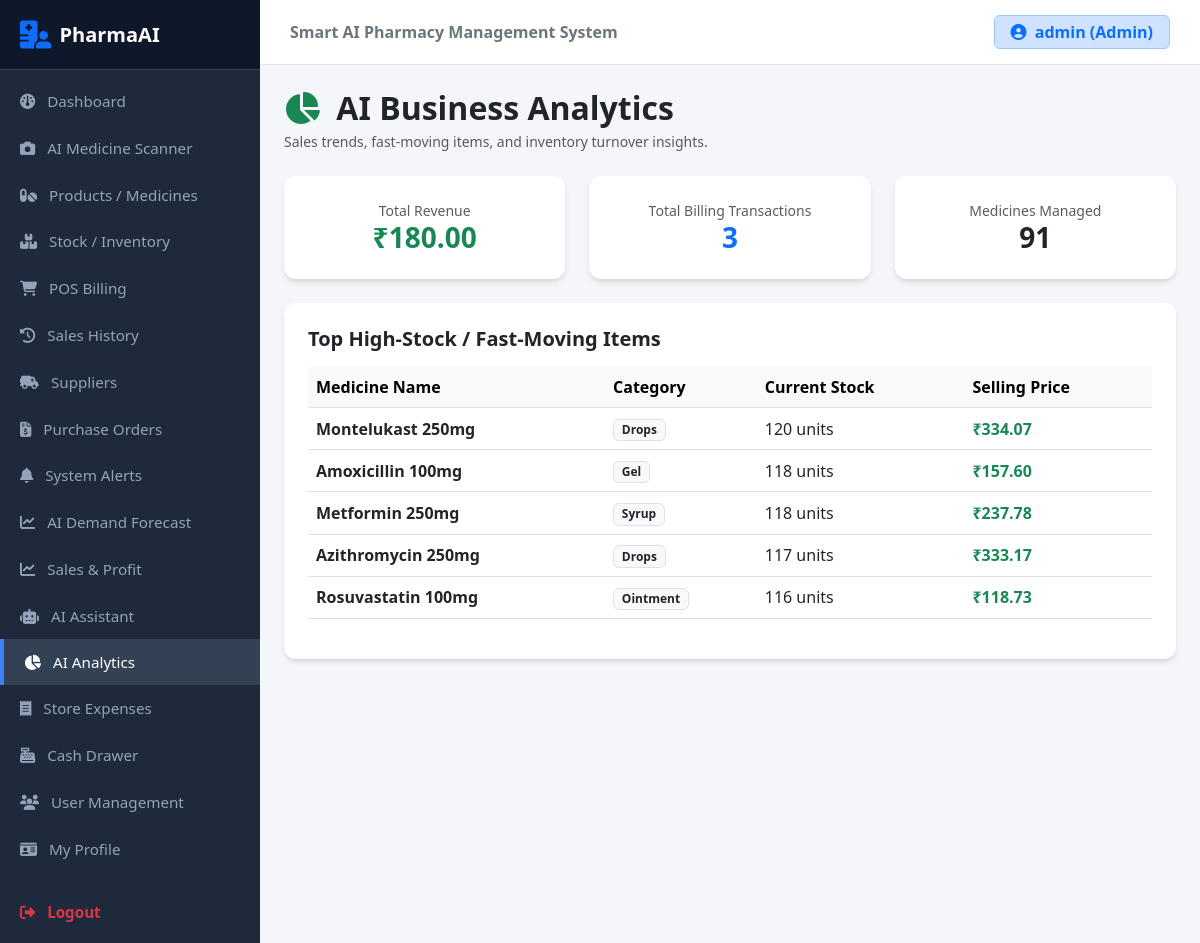
The app's page /analytics (signed in) with its own data.
### models.py (models this page shows, shortened)
class User(UserMixin, db.Model):
    id = db.Column(db.Integer, primary_key=True)
    username = db.Column(db.String(100), unique=True, nullable=False)
    email = db.Column(db.String(120), unique=True, nullable=True)
    password_hash = db.Column(db.String(255), nullable=False)
    role = db.Column(db.String(50), default='Staff')

class Medicine(db.Model):
    id = db.Column(db.Integer, primary_key=True)
    name = db.Column(db.String(150), nullable=False)
    generic_name = db.Column(db.String(150))
    category = db.Column(db.String(100))
    manufacturer = db.Column(db.String(150))
    batch_no = db.Column(db.String(50))
    purchase_price = db.Column(db.Float, default=0.0)
    selling_price = db.Column(db.Float, default=0.0)
    current_stock = db.Column(db.Integer, default=0)
    min_stock = db.Column(db.Integer, default=10)
    expiry_date = db.Column(db.Date, nullable=True)
    image = db.Column(db.String(255), nullable=True)  # Added Image Field
    supplier_id = db.Column(db.Integer, db.ForeignKey('supplier.id'), nullable=True)
    batches = db.relationship('Batch', backref='medicine', lazy=True)
    sale_items = db.relationship('SaleItem', backref='medicine', lazy=True)

### app.py (the view)
@app.route('/analytics')
@login_required
def analytics():
    total_sales = db.session.query(db.func.sum(Sale.total_amount)).scalar() or 0.0
    total_orders = Sale.query.count()
    medicines_count = Medicine.query.count()
    fast_moving = Medicine.query.order_by(Medicine.current_stock.desc()).limit(5).all()
    return render_template(
        'analytics.html',
        total_sales=total_sales,
        total_orders=total_orders,
        medicines_count=medicines_count,
        fast_moving=fast_moving
    )

### app.py (called while the page is built)
@login_manager.user_loader
def load_user(user_id):
    return User.query.get(int(user_id))

### templates/analytics.html (shortened to what this page needs)
{% extends "base.html" %}
{% block content %}
<div class="mb-4">
    <h2 class="fw-bold text-dark mb-1"><i class="fa-solid fa-chart-pie text-success me-2"></i> AI Business Analytics</h2>
    <p class="text-muted small mb-0">Sales trends, fast-moving items, and inventory turnover insights.</p>
</div>
<div class="row g-4 mb-4">
    <div class="col-md-4">
        <div class="card card-custom bg-white p-4 text-center">
            <span class="text-muted small">Total Revenue</span>
            <h3 class="fw-bold text-success mb-0">₹{{ "%.2f"|format(total_sales) }}</h3>
        </div>
    </div>
    <div class="col-md-4">
        <div class="card card-custom bg-white p-4 text-center">
            <span class="text-muted small">Total Billing Transactions</span>
            <h3 class="fw-bold text-primary mb-0">{{ total_orders }}</h3>
        </div>
    </div>
    <div class="col-md-4">
        <div class="card card-custom bg-white p-4 text-center">
            <span class="text-muted small">Medicines Managed</span>
            <h3 class="fw-bold text-dark mb-0">{{ medicines_count }}</h3>
        </div>
    </div>
</div>
<div class="card card-custom bg-white p-4">
    <h5 class="fw-bold mb-3">Top High-Stock / Fast-Moving Items</h5>
    <div class="table-responsive">
        <table class="table align-middle">
            <thead class="table-light">
                <tr>
                    <th>Medicine Name</th>
                    <th>Category</th>
                    <th>Current Stock</th>
                    <th>Selling Price</th>
                </tr>
            </thead>
            <tbody>
                {% for med in fast_moving %}
                <tr>
                    <td><strong>{{ med.name }}</strong></td>
                    <td><span class="badge bg-light text-dark border">{{ med.category or 'General' }}</span></td>
                    <td>{{ med.current_stock }} units</td>
                    <td class="fw-bold text-success">₹{{ "%.2f"|format(med.selling_price) }}</td>
                </tr>
                {% endfor %}
            </tbody>
        </table>
    </div>
</div>
{% endblock %}

### templates/base.html (shortened to what this page needs)
<!DOCTYPE html>
<html lang="en">
<head>
    <link href="https://cdn.jsdelivr.net/npm/bootstrap@5.3.0/dist/css/bootstrap.min.css" rel="stylesheet">
    <link rel="stylesheet" href="https://cdnjs.cloudflare.com/ajax/libs/font-awesome/6.4.0/css/all.min.css">
</head>
<body>
<div class="d-flex">
    <nav id="sidebar">
        <div class="logo-details">
            <i class="fa-solid fa-hospital-user text-primary fs-3 me-2"></i>
            <span class="fs-5 fw-bold text-white">PharmaAI</span>
        </div>
        <div class="list-group list-group-flush py-2">
            <a href="{{ url_for('dashboard') }}" class="list-group-item list-group-item-action bg-transparent">
                <i class="fa-solid fa-gauge me-2"></i> Dashboard
            </a>
            <a href="{{ url_for('scanner') }}" class="list-group-item list-group-item-action bg-transparent">
                <i class="fa-solid fa-camera me-2"></i> AI Medicine Scanner
            </a>
            <a href="{{ url_for('products') }}" class="list-group-item list-group-item-action bg-transparent">
                <i class="fa-solid fa-pills me-2"></i> Products / Medicines
            </a>
            <a href="{{ url_for('inventory') }}" class="list-group-item list-group-item-action bg-transparent">
                <i class="fa-solid fa-boxes-stacked me-2"></i> Stock / Inventory
            </a>
            <a href="{{ url_for('pos') }}" class="list-group-item list-group-item-action bg-transparent">
                <i class="fa-solid fa-cart-shopping me-2"></i> POS Billing
            </a>
            <a href="{{ url_for('sales_history') }}" class="list-group-item list-group-item-action bg-transparent">
                <i class="fa-solid fa-clock-rotate-left me-2"></i> Sales History
            </a>
            <a href="{{ url_for('suppliers') }}" class="list-group-item list-group-item-action bg-transparent">
                <i class="fa-solid fa-truck-field me-2"></i> Suppliers
            </a>
            <a href="{{ url_for('purchase_orders') }}" class="list-group-item list-group-item-action bg-transparent">
                <i class="fa-solid fa-file-invoice-dollar me-2"></i> Purchase Orders
            </a>
            <a href="{{ url_for('alerts') }}" class="list-group-item list-group-item-action bg-transparent">
                <i class="fa-solid fa-bell me-2"></i> System Alerts
            </a>
            <a href="{{ url_for('forecast') }}" class="list-group-item list-group-item-action bg-transparent">
                <i class="fa-solid fa-chart-line me-2"></i> AI Demand Forecast
            </a>
            <a href="{{ url_for('sales_profit') }}" class="list-group-item list-group-item-action bg-transparent"><i class="fa-solid fa-chart-line me-2"></i> Sales & Profit</a>
            <a href="{{ url_for('assistant') }}" class="list-group-item list-group-item-action bg-transparent"><i class="fa-solid fa-robot me-2"></i> AI Assistant</a>
            <a href="{{ url_for('analytics') }}" class="list-group-item list-group-item-action bg-transparent">
                <i class="fa-solid fa-chart-pie me-2"></i> AI Analytics
            </a>
            <a href="{{ url_for('expenses') }}" class="list-group-item list-group-item-action bg-transparent">
                <i class="fa-solid fa-receipt me-2"></i> Store Expenses
            </a>
            <a href="{{ url_for('cash_drawer') }}" class="list-group-item list-group-item-action bg-transparent">
                <i class="fa-solid fa-cash-register me-2"></i> Cash Drawer
            </a>
            <a href="{{ url_for('users_page') }}" class="list-group-item list-group-item-action bg-transparent">
                <i class="fa-solid fa-users me-2"></i> User Management
            </a>
            <a href="{{ url_for('profile') }}" class="list-group-item list-group-item-action bg-transparent">
                <i class="fa-solid fa-id-card me-2"></i> My Profile
            </a>
            <a href="{{ url_for('logout') }}" class="list-group-item list-group-item-action bg-transparent text-danger fw-semibold mt-3">
                <i class="fa-solid fa-right-from-bracket me-2"></i> Logout
            </a>
        </div>
    </nav>
    <div class="main-wrapper d-flex flex-column">
        <header class="top-navbar d-flex justify-content-between align-items-center">
            <span class="fw-semibold text-secondary">Smart AI Pharmacy Management System</span>
            <div class="d-flex align-items-center gap-3">
                {% if current_user.is_authenticated %}
                <span class="badge bg-primary-subtle text-primary border border-primary-subtle fs-6 py-2 px-3">
                    <i class="fa-solid fa-user-circle me-1"></i> {{ current_user.username }} ({{ current_user.role or 'Staff' }})
                </span>
                {% endif %}
            </div>
        </header>
        <main class="p-4 flex-grow-1">
            {% block content %}{% endblock %}
        </main>
    </div>
</div>
</body>
</html>

### templates/base.html (style rules this page uses)
body { background-color: #f4f6f9; font-family: 'Segoe UI', Tahoma, Geneva, Verdana, sans-serif; }
#sidebar { min-width: 260px; max-width: 260px; min-height: 100vh; background: #1e293b; color: #fff; transition: all 0.3s; }
#sidebar .logo-details { height: 70px; display: flex; align-items: center; padding: 0 20px; background: #0f172a; border-bottom: 1px solid #334155; }
#sidebar .list-group-item { color: #94a3b8; font-size: 0.95rem; border: none; padding: 12px 20px; transition: all 0.2s ease-in-out; }
#sidebar .list-group-item:hover, #sidebar .list-group-item.active { color: #ffffff; background-color: #334155 !important; border-left: 4px solid #3b82f6; }
.main-wrapper { width: 100%; overflow-x: hidden; }
.top-navbar { background: #ffffff; border-bottom: 1px solid #e2e8f0; padding: 15px 30px; }
.card-custom { border: none; border-radius: 12px; box-shadow: 0 4px 6px -1px rgba(0, 0, 0, 0.1), 0 2px 4px -1px rgba(0, 0, 0, 0.06); }

### records on screen
User: username "admin", role "Admin"
Medicine: name "Montelukast 250mg", category "Drops", current_stock "120", selling_price "334.07"
Medicine: name "Amoxicillin 100mg", category "Gel", current_stock "118", selling_price "157.60"
Medicine: name "Metformin 250mg", category "Syrup", current_stock "118", selling_price "237.78"
Medicine: name "Azithromycin 250mg", category "Drops", current_stock "117", selling_price "333.17"
Medicine: name "Rosuvastatin 100mg", category "Ointment", current_stock "116", selling_price "118.73"

### other values on screen
{{ "%.2f"|format(total_sales) }} "180.00"
{{ total_orders }} "3"
{{ medicines_count }} "91"
